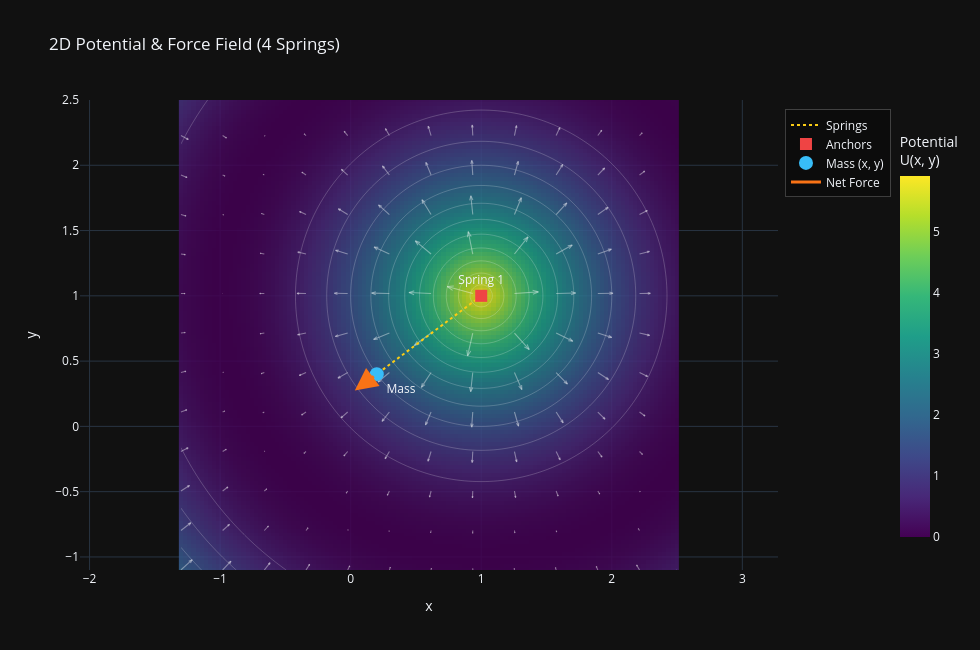

Write notebook code for a chart like this one.
### Code cell
vec = np.array([1, 1.0])
point_mass = np.array([0.2, 0.4])

mag = np.sqrt(np.sum((vec - point_mass) ** 2)) + 1

springs = [
    {"anchor": vec, "k": 3.0, "L0": mag, "name": "Spring 1"},
]


plot_potential(springs, point_mass)
